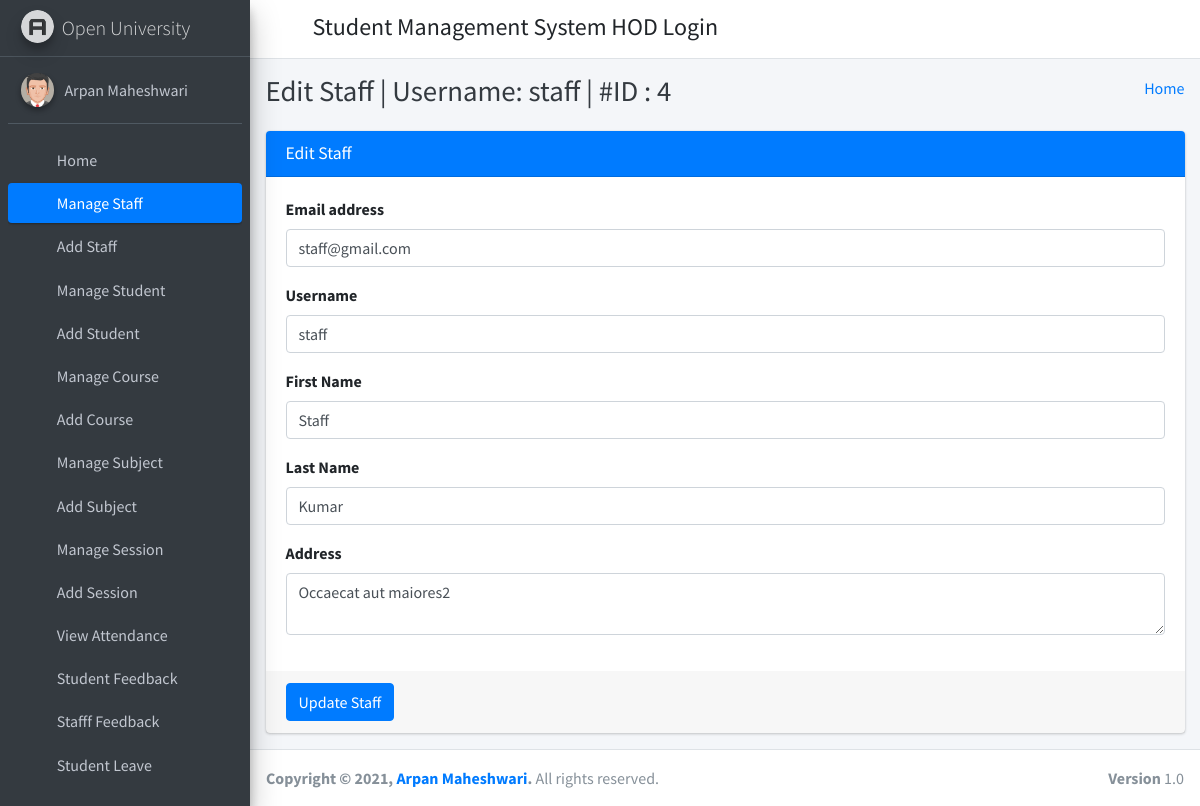
The app's page /edit_staff/4/ (signed in) with its own data.
### student_management_app/models.py (models this page shows)
class CustomUser(AbstractUser):
    user_type_data = ((1, "HOD"), (2, "Staff"), (3, "Student"))
    user_type = models.CharField(default=1, choices=user_type_data, max_length=10)

class Staffs(models.Model):
    id = models.AutoField(primary_key=True)
    admin = models.OneToOneField(CustomUser, on_delete = models.CASCADE)
    address = models.TextField()
    created_at = models.DateTimeField(auto_now_add=True)
    updated_at = models.DateTimeField(auto_now=True)
    objects = models.Manager()

### student_management_app/HodViews.py (the view)
# urls.py: path('edit_staff/<staff_id>/', HodViews.edit_staff, name="edit_staff"),
def edit_staff(request, staff_id):
    staff = Staffs.objects.get(admin=staff_id)
    context = {
        "staff": staff,
        "id": staff_id
    }
    return render(request, "hod_template/edit_staff_template.html", context)

### student_management_app/LoginCheckMiddleWare.py (called while the page is built, shortened)
    def process_view(self, request, view_func, view_args, view_kwargs):
        modulename = view_func.__module__
        user = request.user
        if user.is_authenticated:
            if user.user_type == "1":
                if modulename == "student_management_app.HodViews":
                    pass
                elif modulename == "student_management_app.views" or modulename == "django.views.static":
                    pass
                else:
                    return redirect("admin_home")
            else:
                return redirect("login")
        else:
            if request.path == reverse("login") or request.path == reverse("doLogin"):
                pass
            else:
                return redirect("login")

### student_management_app/templates/hod_template/edit_staff_template.html (shortened to what this page needs)
{% extends 'hod_template/base_template.html' %}
{% block page_title %}
    Edit Staff | Username: {{ staff.admin.username }} | #ID : {{ staff.admin.id }}
{% endblock page_title %}
{% block main_content %}
{% load static %}
<section class="content">
        <div class="container-fluid">
            <div class="row">
                <div class="col-md-12">
                    <div class="card card-primary">
                    <div class="card-header">
                        <h3 class="card-title">Edit Staff</h3>
                    </div>
                    <form role="form" method="POST" action="{% url 'edit_staff_save' %}">
                        <div class="card-body">
                            <div class="form-group">
                                <label>Email address</label>
                                <input type="email" class="form-control" name="email" value="{{ staff.admin.email }}">
                            </div>
                            <div class="form-group">
                                <label>Username</label>
                                <input type="text" class="form-control" name="username" value="{{ staff.admin.username }}">
                            </div>
                            <div class="form-group">
                                <label>First Name</label>
                                <input type="text" class="form-control" name="first_name" value="{{ staff.admin.first_name }}">
                            </div>
                            <div class="form-group">
                                <label>Last Name</label>
                                <input type="text" class="form-control" name="last_name" value="{{ staff.admin.last_name }}">
                            </div>
                            <div class="form-group">
                                <label>Address</label>
                                <textarea class="form-control" name="address">{{ staff.address }}</textarea>
                            </div>
                        </div>
                        <div class="card-footer">
                        <button type="submit" class="btn btn-primary">Update Staff</button>
                        </div>
                    </form>
                    </div>
                </div>
            </div>
        </div>
      </section>
  {% endblock main_content %}

### student_management_app/templates/hod_template/sidebar_template.html (shortened to what this page needs)
{% load static %}
<aside class="main-sidebar sidebar-dark-primary elevation-4">
      <a href="{% url 'admin_home' %}" class="brand-link">
        <img src="{% static 'dist/img/AdminLTELogo.png' %}" alt="AdminLTE Logo" class="brand-image img-circle elevation-3"
            style="opacity: .8">
        <span class="brand-text font-weight-light">Open University</span>
      </a>
      <div class="sidebar">
        <div class="user-panel mt-3 pb-3 mb-3 d-flex">
          <div class="image">
            <img src="{% static 'dist/img/user2-160x160.jpg' %}" class="img-circle elevation-2" alt="User Image">
          </div>
          <div class="info">
            <a href="{% url 'admin_profile' %}" class="d-block">{{ user.first_name }} {{ user.last_name }}</a>
          </div>
        </div>
        <nav class="mt-2">
          <ul class="nav nav-pills nav-sidebar flex-column" data-widget="treeview" role="menu" data-accordion="false">
            <li class="nav-item">
              {% url 'admin_home' as admin_home %}
              <a href="{{ admin_home }}" class="nav-link {% if request.path == admin_home %} active {% endif %}">
                <i class="nav-icon fas fa-tachometer-alt"></i>
                <p>
                  Home
                </p>
              </a>
            </li>
            <li class="nav-item">
              {% url 'manage_staff' as manage_staff %}
              {% url 'edit_staff' staff_id=id as edit_staff %}
              <a href="{{ manage_staff }}" class="nav-link {% if request.path == manage_staff %} active {% endif %} {% if request.path == edit_staff %} active {% endif %}">
                <i class="nav-icon fas fa-chalkboard-teacher"></i>
                <p>
                  Manage Staff
                </p>
              </a>
            </li>
            <li class="nav-item">
              {% url 'add_staff' as add_staff %}
              <a href="{{ add_staff }}" class="nav-link {% if request.path == add_staff %} active {% endif %}">
                <i class="nav-icon fas fa-th"></i>
                <p>
                  Add Staff
                </p>
              </a>
            </li>
            <li class="nav-item">
              {% url 'manage_student' as manage_student %}
              {% url 'edit_student' student_id=id as edit_student %}
              <a href="{{ manage_student }}" class="nav-link {% if request.path == manage_student %} active {% endif %} {% if request.path == edit_student %} active {% endif %}">
                <i class="nav-icon fas fa-user-graduate"></i>
                <p>
                  Manage Student
                </p>
              </a>
            </li>
            <li class="nav-item">
              {% url 'add_student' as add_student %}
              <a href="{{ add_student }}" class="nav-link {% if request.path == add_student %} active {% endif %}">
                <i class="nav-icon fas fa-th"></i>
                <p>
                  Add Student
                </p>
              </a>
            </li>
            <li class="nav-item">
              {% url 'manage_course' as manage_course %}
              {% url 'edit_course' course_id=id as edit_course %}
              <a href="{{ manage_course }}" class="nav-link {% if request.path == manage_course %} active {% endif %} {% if request.path == edit_course %} active {% endif %}">
                <i class="nav-icon fas fa-chalkboard"></i>
                <p>
                  Manage Course
                </p>
              </a>
            </li>
            <li class="nav-item">
            {% url 'add_course' as add_course %}
              <a href="{{ add_course }}" class="nav-link {% if request.path == add_course %} active {% endif %}">
                <i class="nav-icon fas fa-th"></i>
                <p>
                  Add Course
                </p>
              </a>
            </li>
            <li class="nav-item">
              {% url 'manage_subject' as manage_subject %}
              {% url 'edit_subject' subject_id=id as edit_subject %}
              <a href="{{ manage_subject }}" class="nav-link {% if request.path == manage_subject %} active {% endif %} {% if request.path == edit_subject %} active {% endif %}">
                <i class="nav-icon fas fa-book"></i>
                <p>
                  Manage Subject
                </p>
              </a>
            </li>
            <li class="nav-item">
              {% url 'add_subject' as add_subject %}
              <a href="{{ add_subject }}" class="nav-link {% if request.path == add_subject %} active {% endif %}">
                <i class="nav-icon fas fa-th"></i>
                <p>
                  Add Subject
                </p>
              </a>
            </li>
            <li class="nav-item">
              {% url 'manage_session' as manage_session %}
              {% url 'edit_session' session_id=id as edit_session %}
              <a href="{{ manage_session }}" class="nav-link {% if request.path == manage_session %} active {% endif %} {% if request.path == edit_session %} active {% endif %}">
                <i class="nav-icon fas fa-graduation-cap"></i>
                <p>
                  Manage Session
                </p>
              </a>
            </li>
            <li class="nav-item">
              {% url 'add_session' as add_session %}
              <a href="{{ add_session }}" class="nav-link {% if request.path == add_session %} active {% endif %}">
                <i class="nav-icon fas fa-th"></i>
                <p>
                  Add Session
                </p>
              </a>
            </li>
            <li class="nav-item">
              {% url 'admin_view_attendance' as admin_view_attendance %}
              <a href="{{ admin_view_attendance }}" class="nav-link {% if request.path == admin_view_attendance %} active {% endif %}">
                <i class="nav-icon fas fa-calendar-alt"></i>
                <p>
                  View Attendance
                </p>
              </a>
            </li>
            <li class="nav-item">
              {% url 'student_feedback_message' as student_feedback_message %}
              <a href="{{ student_feedback_message }}" class="nav-link {% if request.path == student_feedback_message %} active {% endif %}">
                <i class="nav-icon fas fa-th"></i>
                <p>
                  Student Feedback
                </p>
              </a>
            </li>
            <li class="nav-item">
              {% url 'staff_feedback_message' as staff_feedback_message %}
              <a href="{{ staff_feedback_message }}" class="nav-link {% if request.path == staff_feedback_message %} active {% endif %}">
                <i class="nav-icon fas fa-th"></i>
                <p>
                  Stafff Feedback
                </p>
              </a>
            </li>
            <li class="nav-item">
              {% url 'student_leave_view' as student_leave_view %}
              <a href="{{ student_leave_view }}" class="nav-link {% if request.path == student_leave_view %} active {% endif %}">
                <i class="nav-icon fas fa-th"></i>
                <p>
                  Student Leave
                </p>
              </a>
            </li>
            <li class="nav-item">
              {% url 'staff_leave_view' as staff_leave_view %}
              <a href="{{ staff_leave_view }}" class="nav-link {% if request.path == staff_leave_view %} active {% endif %}">
                <p>
                </p>
              </a>
            </li>
          </ul>
        </nav>
      </div>
    </aside>

### records on screen
CustomUser: first_name "Arpan", last_name "Maheshwari"
Staffs: admin.username "staff", admin.id "4", email "staff@gmail.com", username "staff", first_name "Staff", last_name "Kumar", address "Occaecat aut maiores2"
